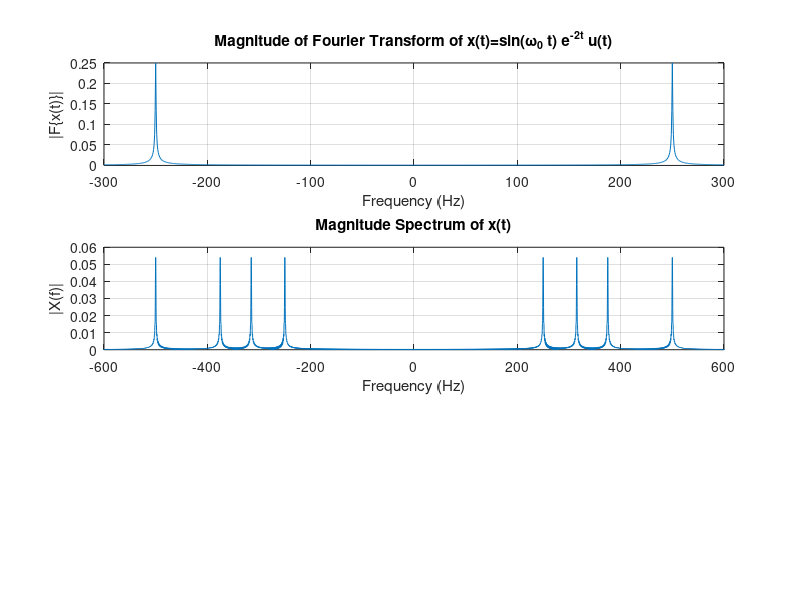
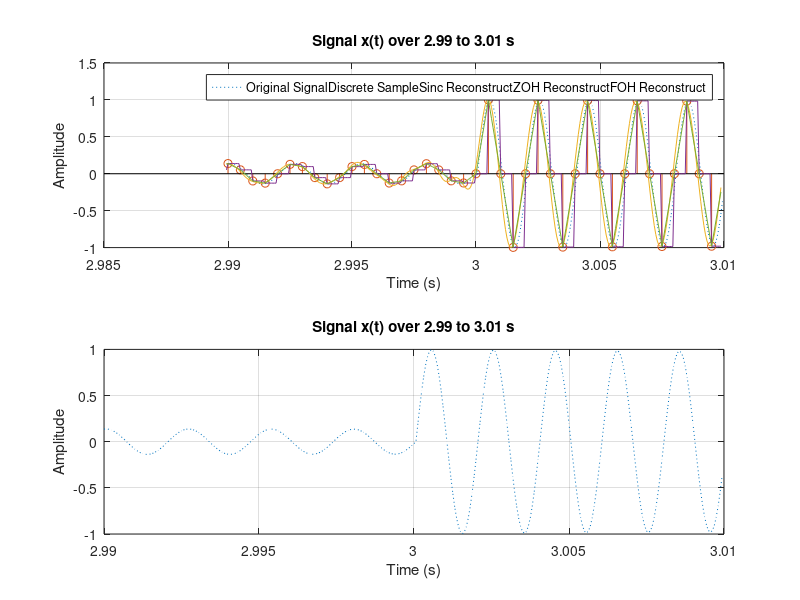

The MATLAB source for these figures, in order:
% As requested, clean at start
clear all; close all; clc;

% Define vars
% Continous signal simulation
CONTINOUS_SAMPLE_RATE = 16e3;
DELTA_TIME = 1/CONTINOUS_SAMPLE_RATE;

% Create a time vector for 1 second
time_vector = 0:DELTA_TIME:1-DELTA_TIME;

%% Question 1
% A single frequency of 2pi*250 signal's Fourier Trasnform:

frequencies = (-300:0.5:300);
omega_0 = 2*pi*250;
omega_from_f = 2*pi*frequencies;
Xf1 = (1/(2j)) * ( ...
    1./(2 + 1j*(omega_from_f - omega_0)) - ...
    1./(2 + 1j*(omega_from_f + omega_0)) );

figure;
subplot(3,1,1);
plot(frequencies, abs(Xf1));
xlabel('Frequency (Hz)');
ylabel('|F\{x(t)\}|');
title('Magnitude of Fourier Transform of x(t)=sin(\omega_0 t) e^{-2t} u(t)');
grid on;


%% Question 2
% Define frequencies of signals
omega_1 = 2*pi*250;
omega_2 = 2*pi*315;
omega_3 = 2*pi*375;
omega_4 = 2*pi*500;
freqs = [omega_1, omega_2, omega_3, omega_4]; % Assign to a vector

% Then set the value by frequency for each second
% Create a matrix - each row for a different frequency
single_func = sin(freqs.' * time_vector).*exp(-2*time_vector);
% Concatenate the rows so each frequency plays for 1 second sequentially
x2 = reshape(single_func.', 1, []);

% Play sound: each frequency lasts 1 second, sampling rate SAMPLE_RATE
%soundsc(x2, CONTINOUS_SAMPLE_RATE);


%% Question 3
% Calculate time range
x2_index_range = floor(2.99/DELTA_TIME):1:floor(3.01/DELTA_TIME);
x2_time_range = x2_index_range * DELTA_TIME;
% Plot the time range twice with titles
figure;
subplot(2,1,1);
plot(x2_time_range, x2(x2_index_range), ":");
xlabel('Time (s)');
ylabel('Amplitude');
title('Signal x(t) over 2.99 to 3.01 s');
grid on;

subplot(2,1,2);
plot(x2_time_range, x2(x2_index_range), ":");
xlabel('Time (s)');
ylabel('Amplitude');
title('Signal x(t) over 2.99 to 3.01 s');
grid on;


%% Question 4
% Define vars for discrete signal sampling
DISCRETE_SAMPLE_RATE = 2e3;
DOWNSAMPLE_RATIO = CONTINOUS_SAMPLE_RATE / DISCRETE_SAMPLE_RATE;
DISCRETE_DELTA = 1 / DISCRETE_SAMPLE_RATE;

% Ensure downsample ratio is integer
DOWNSAMPLE_RATIO = round(DOWNSAMPLE_RATIO);

% Use downsample to create "discrete" signal
x4 = downsample(x2, DOWNSAMPLE_RATIO);

% Create time vector for x4
N4 = length(x4);
time_x4 = (0:N4-1) * DISCRETE_DELTA;

% Compute integer index range in x4 that corresponds to 2.99 to 3.01 s
x4_index_range = floor(2.99/DISCRETE_DELTA)+1:1:ceil(3.01/DISCRETE_DELTA);
x4_time_range = time_x4(x4_index_range);

% Overlay stem of x4 on the first subplot (time range 2.99-3.01 s)
subplot(2,1,1);
hold on;
stem(x4_time_range, x4(x4_index_range));
legend(["Original Signal", "Discrete Sample"])
hold off;


%% Question 5
% Calculate DFT of x2
N2 = length(x2);

X2_dft = fftshift(fft(x2));
f2 = (-N2/2:N2/2-1) * (CONTINOUS_SAMPLE_RATE/N2);

figure(1);
subplot(3,1,2);
plot(f2, abs(X2_dft)/N2);
xlabel('Frequency (Hz)');
ylabel('|X(f)|');
title('Magnitude Spectrum of x(t)');
% Cut according to original signal frequencies
xlim([-600 600]);
grid on;


%% Question 7 - Sinc Reconstruction
% Upsample x4 back to original sampling grid
UPSAMPLE_RATIO = DOWNSAMPLE_RATIO;
x7 = upsample(x4, UPSAMPLE_RATIO);

% Sinc interpolation filter (ideal reconstruction)
n = -255:256; % Selected range
h_sinc = sinc(n / UPSAMPLE_RATIO);

% Convolution reconstruction
x7_sinc = conv(x7, h_sinc, 'same');

% Time vector for original signal
time_x2 = (0:length(x2)-1) * DELTA_TIME;

figure(2);
subplot(2,1,1);

hold on;
plot(time_x2(x2_index_range), x7_sinc(x2_index_range));
legend(["Original Signal", "Discrete Sample", "Sinc Reconstruct"]);
hold off;


%% Question 8 - ZOH Reconstruction
% Zero-order hold reconstruction - repeat discrete elements RATIO time
x8_zoh = repelem(x4, UPSAMPLE_RATIO);

hold on;
plot(time_x2(x2_index_range), x8_zoh(x2_index_range));
legend(["Original Signal", "Discrete Sample", "Sinc Reconstruct", "ZOH Reconstruct"]);
hold off;


%% Question 9 - FOH Reconstruction
% Upsample x4 (zero insertion)
x9_up = upsample(x4, UPSAMPLE_RATIO);

% Create triangular (FOH) interpolation kernel
n = -UPSAMPLE_RATIO:UPSAMPLE_RATIO;
h_foh = (1 - abs(n)/UPSAMPLE_RATIO);
h_foh(abs(n) > UPSAMPLE_RATIO) = 0;

% Convolution
x9_foh = conv(x9_up, h_foh, 'same');

hold on;
plot(time_x2(x2_index_range), x9_foh(x2_index_range));
legend(["Original Signal", "Discrete Sample", "Sinc Reconstruct", "ZOH Reconstruct", "FOH Reconstruct"]);
hold off;


%% Question 10
% Play the reconstructed signal
%soundsc(x7_sinc, CONTINOUS_SAMPLE_RATE); % Sounds nearly identical
%soundsc(x8_zoh, CONTINOUS_SAMPLE_RATE); % Sounds choppy
%soundsc(x9_foh, CONTINOUS_SAMPLE_RATE); % Sounds better but still not the
%best

%{
%% Question 11
NEW_SAMPLE_RATE = 800;
%}
